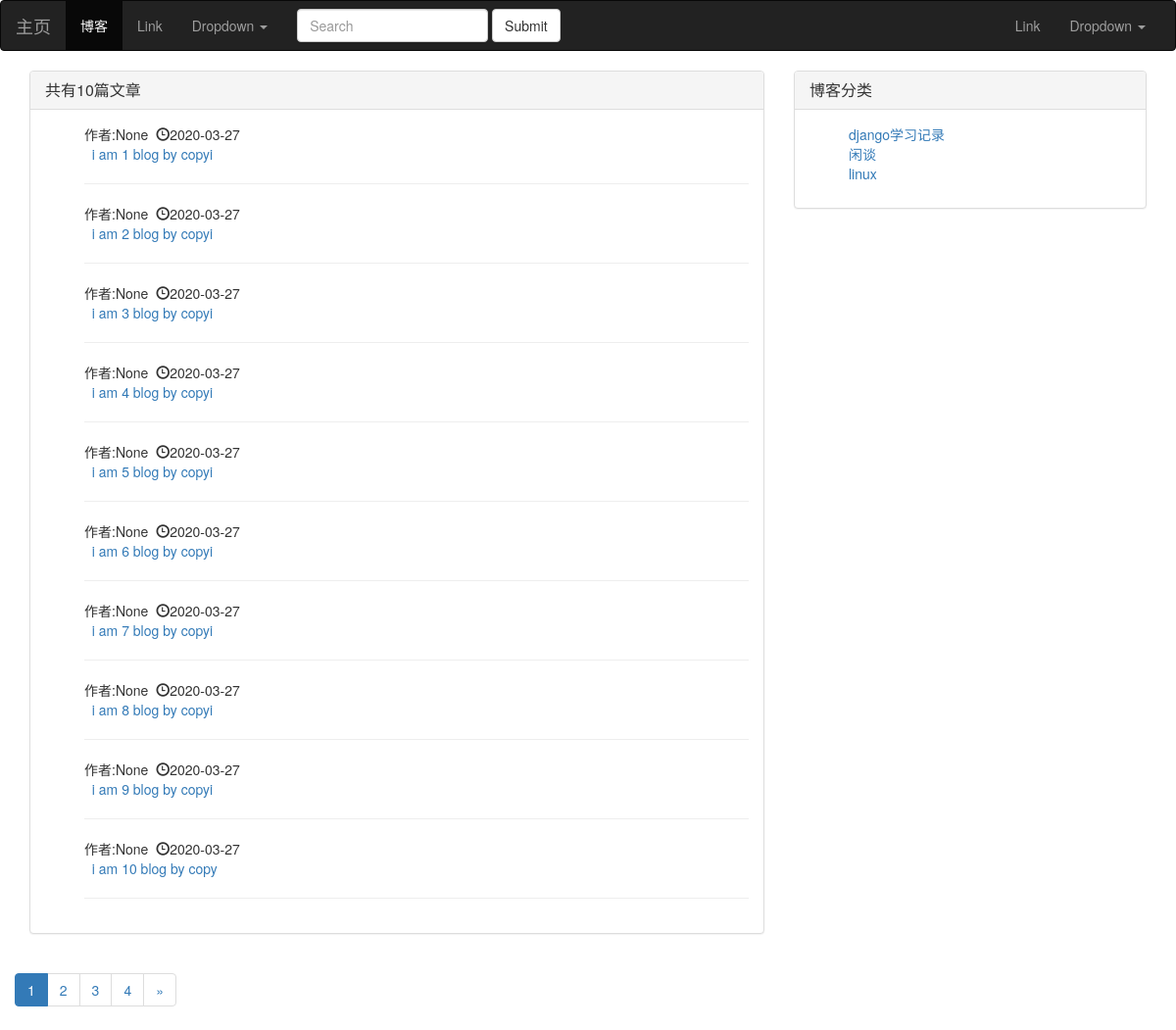
Screenshot of /blog/ with the database file from the repository.
### blog/models.py (models this page shows, shortened)
class Blog(models.Model):
    title = models.CharField(max_length=50)
    content = models.TextField()
    author = models.ForeignKey(User, on_delete=models.CASCADE, null=True)
    blog_type = models.ForeignKey(BlogType, on_delete=models.CASCADE, null=True)
    create_time = models.DateField(auto_now_add=True, null=True)
    last_change_time = models.DateField(auto_now=True, null=True)
    class Meta:
        ordering = ['-create_time']

class BlogType(models.Model):
    type_name = models.CharField(max_length=50)

### blog/views.py (the view)
# urls.py: path('blog/', views.blog, name='blog'),
def blog(request):
    paginator = Paginator(Blog.objects.all(), 10)
    page = paginator.get_page(request.GET.get('page', 1))
    return render_to_response('blog.html', {'page':page, 'blog_types':BlogType.objects.all(), 'pages':paginator})

### blog/templates/blog.html (shortened to what this page needs)
{% extends 'base.html' %}
{% block is_active %}
active
{% endblock %}
{% block content %}
    <div class="container">
        <div class="row">
            <div class="col-xs-8 col-sm-8 col-md-8">
                <div class="panel panel-default">
                    <div class="panel-heading"><h3 class="panel-title">共有{{ page.object_list.count }}篇文章</h3></div>
                  <div class="panel-body">
                        <ul style="list-style: none">
                            {% for blog in page.object_list%}
                                <li>作者:{{ blog.author }}&nbsp;&nbsp;<span class="glyphicon glyphicon-time" aria-hidden="true"></span>{{ blog.create_time|date:"Y-m-d"}}</li>
                                <li>&nbsp;&nbsp;<a href="{% url 'blog_detail' blog.pk%}">{{ blog.content|truncatechars:20 }}</a></li>
                                <li><hr></li>
                                {% empty %}
                                <li>暂无文章</li>
                            {% endfor %}
                        </ul>
                  </div>
                </div>
            </div>
            <div class="col-xs-4 col-sm-4 col-md-4">
                <div class="panel panel-default">
                  <div class="panel-heading">
                    <h3 class="panel-title">博客分类</h3>
                  </div>
                  <div class="panel-body">
                    <ul style="list-style: none">
                        {% for blog_type in blog_types %}
                            <a href="{% url 'blog_type' blog_type.pk%}"><li>{{ blog_type.type_name }}</li></a>
                            {% empty %}
                            <li>无分类</li>
                        {% endfor %}
                    </ul>
                  </div>
                </div>
            </div>
        </div>
        <div class="row">
            <nav aria-label="Page navigation">
              <ul class="pagination">
                  {% for number in  pages.page_range%}
                      {% ifequal number page.number%}
                            <li class="active"><a href="?page={{ number }}">{{ number }}</a></li>
                      {% endifequal %}
                      {% ifnotequal number page.number%}
                            <li><a href="?page={{ number }}">{{ number }}</a></li>
                      {% endifnotequal %}
                  {% endfor %}
                  {% if page.has_next %}
                      <li>
                          <a href="?page={{ page.next_page_number }}" aria-label="Next">
                            <span aria-hidden="true">&raquo;</span>
                          </a>
                      </li>
                  {% endif %}
              </ul>
            </nav>
        </div>
    </div>
{% endblock %}

### blog/templates/base.html (shortened to what this page needs)
{% load static %}
<!DOCTYPE html>
<html lang="zh-CN">
<head>
    <link href="{% static 'bootstrap-3.3.7-dist/css/bootstrap.min.css' %}" rel="stylesheet">
</head>
<body>
<nav class="navbar navbar-default navbar-inverse">
  <div class="container-fluid">
    <div class="navbar-header">
      <a class="navbar-brand" href="{% url 'main' %}">主页</a>
    </div>
    <div class="collapse navbar-collapse" id="bs-example-navbar-collapse-1">
      <ul class="nav navbar-nav">
        <li class="{% block is_active %}{% endblock %}"><a href="{% url 'blog'%}">博客 <span class="sr-only">(current)</span></a></li>
        <li class="{% block is_active1 %}{% endblock %}"><a href="#">Link</a></li>
        <li class="dropdown">
          <a href="#" class="dropdown-toggle" data-toggle="dropdown" role="button" aria-haspopup="true" aria-expanded="false">Dropdown <span class="caret"></span></a>
        </li>
      </ul>
      <form class="navbar-form navbar-left">
        <div class="form-group">
          <input type="text" class="form-control" placeholder="Search">
        </div>
        <button type="submit" class="btn btn-default">Submit</button>
      </form>
      <ul class="nav navbar-nav navbar-right">
        <li><a href="#">Link</a></li>
        <li class="dropdown">
          <a href="#" class="dropdown-toggle" data-toggle="dropdown" role="button" aria-haspopup="true" aria-expanded="false">Dropdown <span class="caret"></span></a>
        </li>
      </ul>
    </div>
  </div>
</nav>
    {% block content %}{% endblock %}
</body>
</html>

### rows the page displays
Blog: author "None", create_time "2020-03-27", content "i am 1 blog by copyi"
Blog: author "None", create_time "2020-03-27", content "i am 2 blog by copyi"
Blog: author "None", create_time "2020-03-27", content "i am 3 blog by copyi"
Blog: author "None", create_time "2020-03-27", content "i am 4 blog by copyi"
Blog: author "None", create_time "2020-03-27", content "i am 5 blog by copyi"
Blog: author "None", create_time "2020-03-27", content "i am 6 blog by copyi"
Blog: author "None", create_time "2020-03-27", content "i am 7 blog by copyi"
Blog: author "None", create_time "2020-03-27", content "i am 8 blog by copyi"
Blog: author "None", create_time "2020-03-27", content "i am 9 blog by copyi"
Blog: author "None", create_time "2020-03-27", content "i am 10 blog by copy"
BlogType: type_name "django学习记录"
BlogType: type_name "闲谈"
BlogType: type_name "linux"

### other values shown
{{ page.object_list.count }} "10"
{{ number }} "1"
{{ number }} "2" "3" "4"
